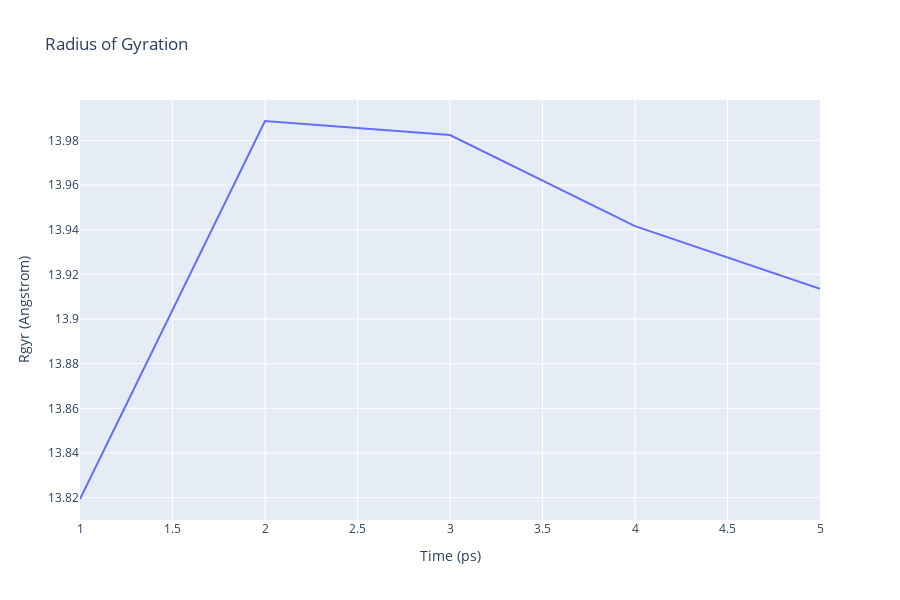

Notebook source saved alongside this figure:
### Code cell
# Read Rgyr data from file 
import plotly.graph_objs as go

with open(output_rgyr, 'r') as rgyr_file:
    x, y = zip(*[
        (float(line.split()[0]), float(line.split()[1]))
        for line in rgyr_file
        if not line.startswith(("#", "@"))
        if float(line.split()[1]) < 1000
    ])

# Create a scatter plot
fig = go.Figure(data=go.Scatter(x=x, y=y, mode='lines'))

# Update layout
fig.update_layout(title="Radius of Gyration",
                  xaxis_title="Time (ps)",
                  yaxis_title="Rgyr (Angstrom)",
                  height=600)

# Show the figure (renderer changes for colab and jupyter)
rend = 'colab' if 'google.colab' in sys.modules else ''
fig.show(renderer=rend)

### Figure 1 — Plotly figure (JSON) as saved in the notebook; plotly's stock layout.template omitted (floating-point values rounded to 4 significant figures)
{"data": [{"mode": "lines", "type": "scatter", "x": [1, 2, 3, 4, 5], "y": [13.82, 13.99, 13.98, 13.94, 13.91]}], "layout": {"height": 600, "title": {"text": "Radius of Gyration"}, "xaxis": {"title": {"text": "Time (ps)"}}, "yaxis": {"title": {"text": "Rgyr (Angstrom)"}}}}
